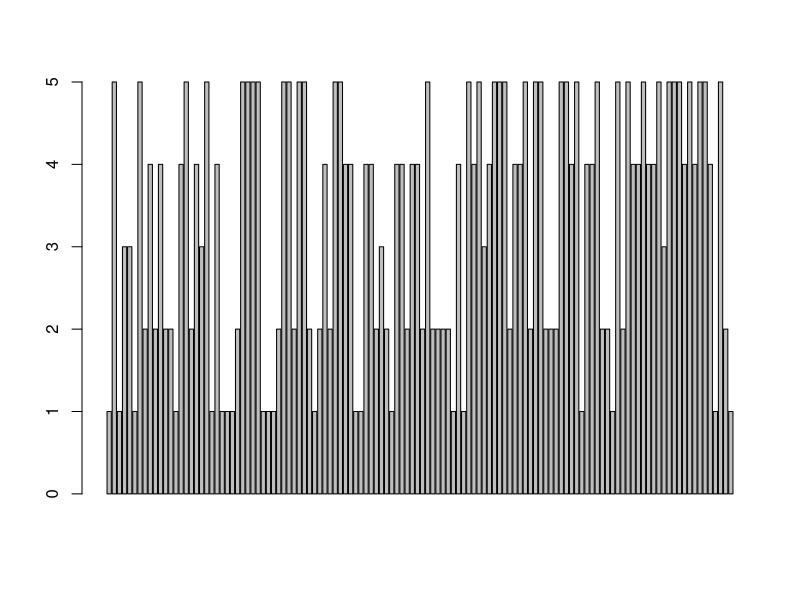
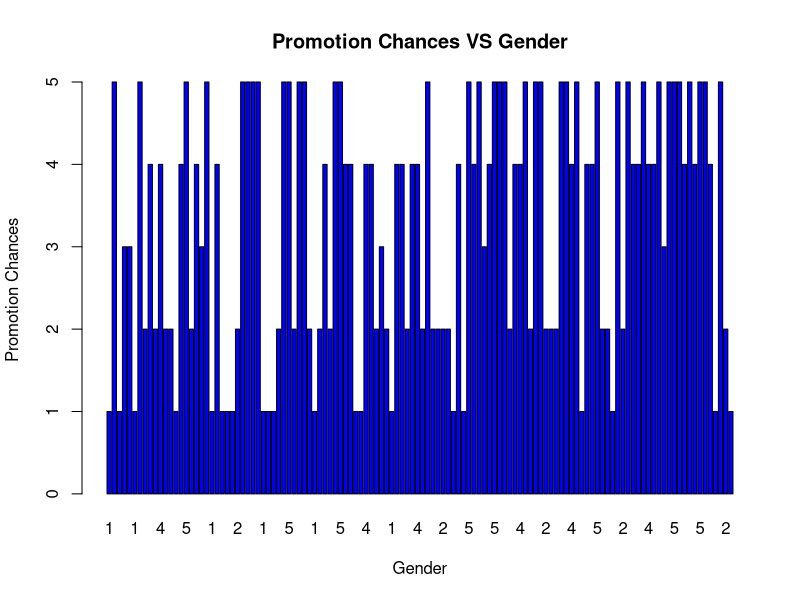
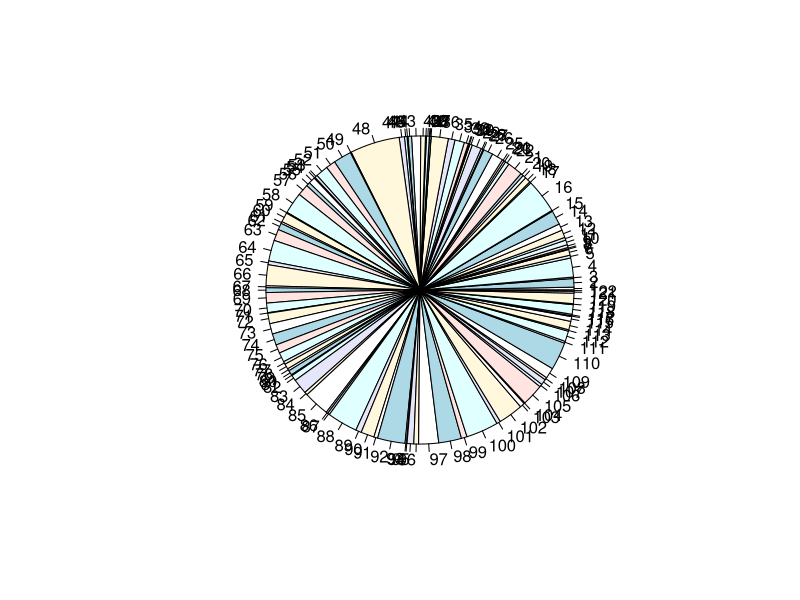
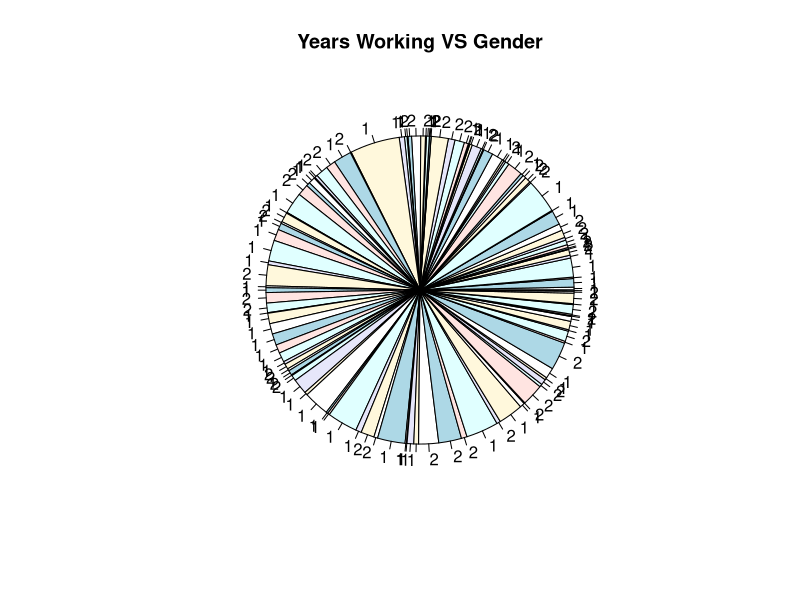
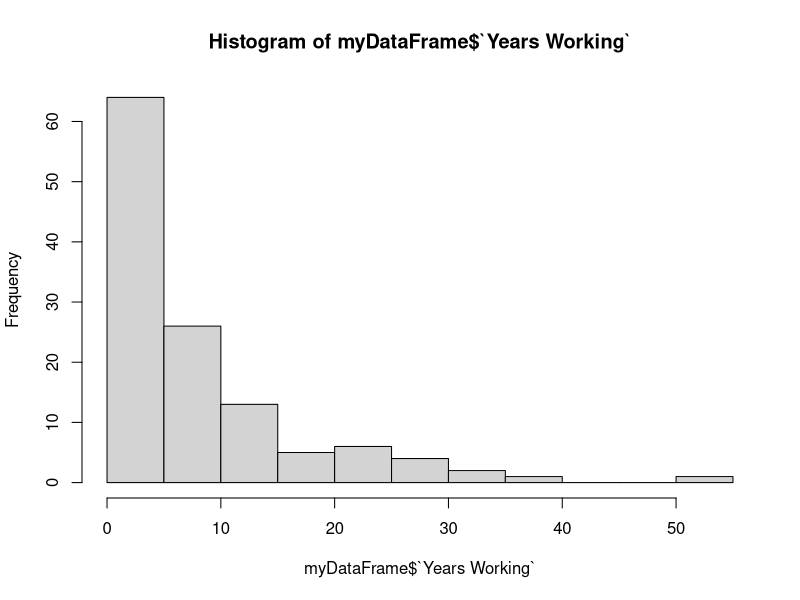
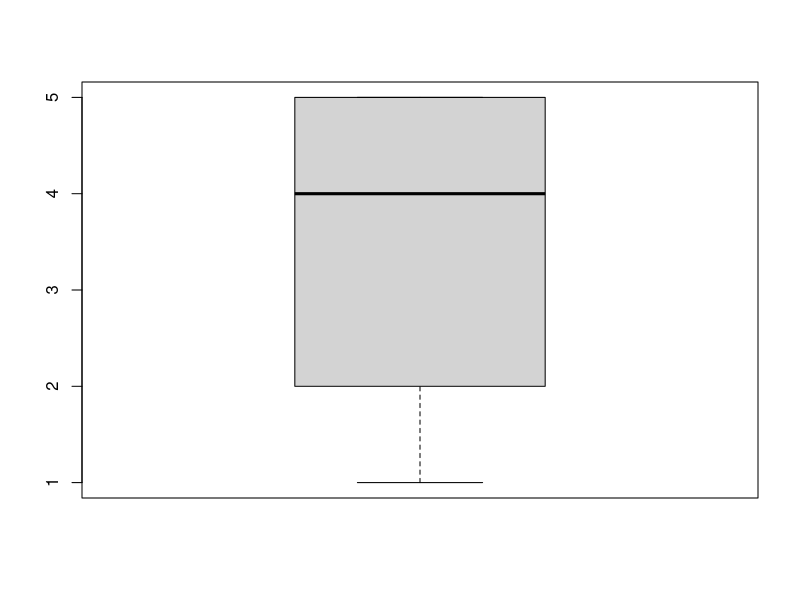
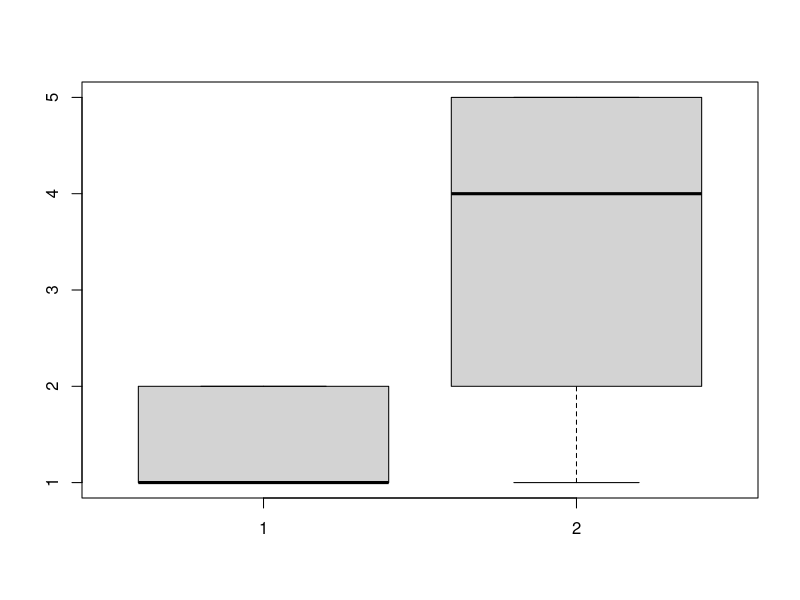

These charts were generated, in order, by the following R code:
## ---- chunk 1
library(readxl)
Typical_Employee_Survey_Data <- read_excel("Typical_Employee_Survey_Data.xlsx")

## ---- chunk 2
myDataFrame <- Typical_Employee_Survey_Data
myDataFrame

names(myDataFrame)

ncol(myDataFrame)

nrow(myDataFrame)

nrow(myDataFrame)

dim(myDataFrame)

head(myDataFrame)

tail(myDataFrame)

str(myDataFrame)

class(myDataFrame$Gender)

myDataFrame$Gender <- as.factor(myDataFrame$Gender)

class(myDataFrame$Gender)

str(myDataFrame)

myDataFrame$`Years Working`

myDataFrame[5]

myDataFrame[c("Years Working")]

myDataFrame[6:3]

myDataFrame[c("Age","Gender")]

myDataFrame[2,]

myDataFrame[2:3,c("Age")]

myDataFrame[2:3,2:3]

myDataFrame$Gender

table(myDataFrame$Gender)

table(myDataFrame$Age)

table(myDataFrame$Age, myDataFrame$Gender)

myDataFrame[myDataFrame$Gender == "1",]

myDataFrame[myDataFrame$Gender == "2",]

myDataFrame[order(myDataFrame$Age),]

myDataFrame[order(-myDataFrame$Age),]

names(myDataFrame)[2] <- "Gender"
head(myDataFrame)

names(myDataFrame)[2] <- "Satisfied"
head(myDataFrame)

names(myDataFrame)[2] <- "Gender"
head(myDataFrame)

barplot(myDataFrame$`Promotion Chances`)
barplot(myDataFrame$`Promotion Chances`, main = "Promotion Chances VS Gender", xlab = "Gender", ylab = "Promotion Chances", col = "Blue", names.arg = myDataFrame$`Promotion Chances`)

pie(myDataFrame$`Years Working`)
pie(myDataFrame$`Years Working`,label = myDataFrame$`Gender`, main = "Years Working VS Gender")

stem(myDataFrame$Proud)
stem(myDataFrame$`Budgetary Decision`)

hist(myDataFrame$`Years Working`)

boxplot(myDataFrame$`Promotion Chances`)
boxplot(myDataFrame$`Gender`,myDataFrame$`Promotion Chances`)

min(myDataFrame$`Promotion Chances`)
max(myDataFrame$`Promotion Chances`)
range(myDataFrame$'Promotion Chances')
StatRange = max(myDataFrame$`Promotion Chances`) - min(myDataFrame$'Promotion Chances')
StatRange
mean(myDataFrame$Age)
sd(myDataFrame$Age)
var(myDataFrame$Age)
sqrt(var(myDataFrame$Age))
fivenum(myDataFrame$Age)
IQR(myDataFrame$Age)
quantile(myDataFrame$Age)
summary(myDataFrame$Age)
boxplot.stats(myDataFrame$Age)
boxplot.stats(myDataFrame$Age)$out


summary(myDataFrame)

by(myDataFrame$Age,myDataFrame$Gender,mean)
by(myDataFrame$Age,myDataFrame$Gender,sd)
by(myDataFrame$Age,myDataFrame$Gender,summary)

aggregate(myDataFrame$Age,list("Type" = myDataFrame$Gender),median)
aggregate(myDataFrame$Age,list("Type" = myDataFrame$Gender),summary)
